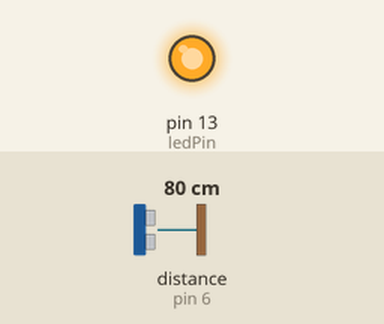
Simulated run of this sketch. Board: Arduino Uno, built with avr-gcc and run on an emulated ATmega328P. Shown: output pins drawn as LEDs (lit = HIGH). Wiring (inferred from the names in the program): ultrasonic range finder: trigger pin 7; echo pin 6. Inputs (shaded band) come from the test bench; at power-on: distance to the obstacle (sensor on pin 6) 80 cm. The echo pulse lasts 58.3 µs per cm; pins used as bus, display or sensor lines are not drawn; what the sketch prints to the serial monitor is not drawn.

Above: at 0.1 s.
Timing chart, 0 to 1.6 s (numbered marks = the images above):
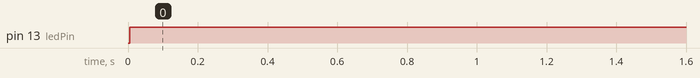

Measured:
- by itself, pin 13 (ledPin): LOW → HIGH at 0.01 s

The sketch:

Program_Input_Sensor_Ultrasonic.ino
```cpp
const int pingPin = 7; //Pin Trigger Sensor Ultrasonic
const int echoPin = 6; //Pin Echo Sensor Ultrasonic
const int ledPin  = 13; //LED

void setup() {
  // put your setup code here, to run once:
Serial.begin(9600); //Memulai Serial Terminal
pinMode(ledPin, OUTPUT);
}

void loop() {
  // put your main code here, to run repeatedly:
long duration; //durasi variabel untuk menyimpan lama waktu saat
//sensor memancarkan gelombang ultrasonik sampai memantul pada benda
//dan diterima kembali oleh echoPin (pin 6) dalam satuan microsecond
long cm; //variabel untuk menyimpan hasil konversi dari us ke cm
pinMode(pingPin, OUTPUT);
digitalWrite(pingPin, LOW);
delayMicroseconds(2.5);
digitalWrite(pingPin, HIGH);
delayMicroseconds(10);
digitalWrite(pingPin, LOW);

pinMode(echoPin, INPUT);
duration = pulseIn(echoPin, HIGH);
cm = microsecondsToCentimeters(duration); //pemanggilan fungsi microsecondsToCentimeters

if(cm <= 200)
{
  digitalWrite(ledPin, HIGH);
}
Serial.print(cm);
Serial.print("cm");
Serial.println();

delay(150);
}

//fungsi untuk mengubah dari microsecond ke cm
long microsecondsToCentimeters(long microseconds)
{
return microseconds*0.034/2; //konversi dari microseconds ke cm
}
```
